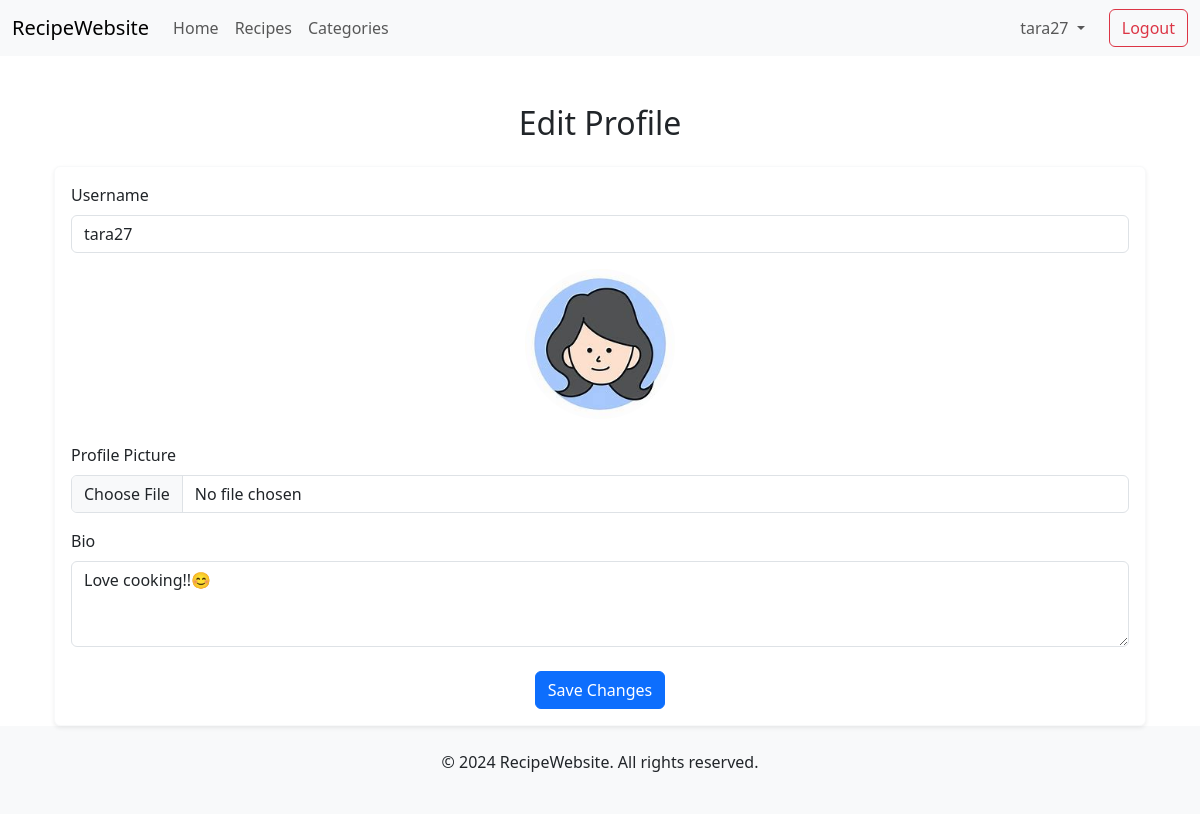
Screenshot of /auth/edit_profile/ (signed in) with the database file from the repository.
### custom_auth/models.py (models this page shows)
class UserProfile(models.Model):
    user = models.OneToOneField(User, on_delete=models.CASCADE)
    bio = models.TextField(blank=True, null=True)
    profile_pic = models.ImageField(upload_to='profile_pics/',blank= True, null=True, default='img/default_profile.jpg')

### custom_auth/views.py (the view, shortened to what this page needs)
# urls.py: path('edit_profile/', edit_profile, name = 'edit_profile'),
@login_required
def edit_profile(request):
    user_profile = request.user.userprofile
    return render(request, 'custom_auth/edit_profile.html',{'user_profile': user_profile, 'title': 'Edit Profile'})

### templates/custom_auth/edit_profile.html (shortened to what this page needs)
{% extends 'base.html' %}
{% block start %}
<div class="container mt-5">
    <h2 class="mb-4 text-center">Edit Profile</h2>
    <div class="card shadow-sm border-light">
        <div class="card-body">
            <form method="POST" enctype="multipart/form-data">
                <div class="mb-3">
                    <label for="username" class="form-label">Username</label>
                    <input type="text" class="form-control" id="username" name="username" value="{{ user_profile.user.username }}" required>
                </div>
                <div class="text-center mb-4">
                    <img src="{{ user_profile.profile_pic.url }}" class="rounded-circle" alt="Profile Picture" style="width: 150px; height: 150px; object-fit: cover;">
                </div>
                <div class="mb-3">
                    <label for="profile_pic" class="form-label">Profile Picture</label>
                    <input type="file" class="form-control" id="profile_pic" name="profile_pic">
                </div>
                <div class="mb-3">
                    <label for="bio" class="form-label">Bio</label>
                    <textarea class="form-control" id="bio" name="bio" rows="3">{{ user_profile.bio|default:"" }}</textarea>
                </div>
                <div class="text-center mt-4">
                    <button type="submit" class="btn btn-primary">Save Changes</button>
                </div>
            </form>
        </div>
    </div>
</div>
{% endblock %}

### templates/base.html (shortened to what this page needs)
<!doctype html>
<html lang="en">
  <head>
    <link href="https://cdn.jsdelivr.net/npm/bootstrap@5.3.3/dist/css/bootstrap.min.css" rel="stylesheet">
    <link rel="stylesheet" href="https://cdnjs.cloudflare.com/ajax/libs/font-awesome/6.0.0-beta3/css/all.min.css">
  </head>
  <body class="d-flex flex-column min-vh-100">
    <nav class="navbar navbar-expand-lg navbar-light bg-light">
      <div class="container-fluid">
        <a class="navbar-brand" href="/">RecipeWebsite</a>
        <div class="collapse navbar-collapse" id="navbarNav">
          <ul class="navbar-nav me-auto">
            <li class="nav-item">
              <a class="nav-link" href="/">Home</a>
            </li>
            <li class="nav-item">
              <a class="nav-link" href="/recipes/">Recipes</a>
            </li>
            <li class="nav-item">
              <a class="nav-link" href="/recipes/categories">Categories</a>
            </li>
          </ul>
          <ul class="navbar-nav ms-auto d-flex align-items-center">
            {% if request.user.is_authenticated %}
            <li class="nav-item dropdown me-3">
              <a class="nav-link dropdown-toggle" href="#" id="profileDropdown" role="button" data-bs-toggle="dropdown" aria-expanded="false">
                {{ request.user.username }}
              </a>
            </li>
            <li class="nav-item">
              <a class="btn btn-outline-danger" href="{% url 'logout' %}">Logout</a>
            </li>
            {% endif %}
          </ul>
        </div>
      </div>
    </nav>
    <div class="container flex-grow-1">
      {% block start %}
      {% endblock %}
    </div>
    <footer class="bg-light text-center text-lg-start mt-auto">
      <div class="container p-4">
        <p class="text-center">© 2024 RecipeWebsite. All rights reserved.</p>
      </div>
    </footer>
  </body>
</html>

### rows the page displays
UserProfile: username "tara27", profile_pic (picture), bio "Love cooking!!😊"

### other values shown
{{ request.user.username }} "tara27"
